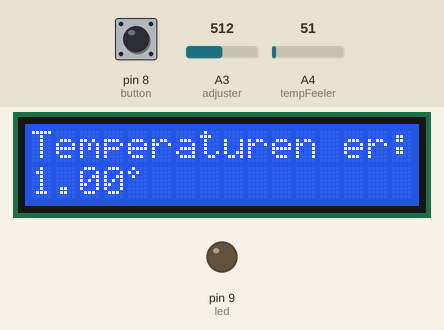
Recording of a sketch running on a simulated Arduino Uno, built with avr-gcc and run on an emulated ATmega328P. Parts: 16×2 character LCD, output pins drawn as LEDs (lit = HIGH). Inputs (shaded band) come from the test bench; at power-on: pin 8 (button) LOW, A4 (tempFeeler) = 51, A3 (adjuster) = 512.

Above: at 1.2 s.
1.3 s: pin 8 (button) pulled HIGH for 0.15 s
At 2.7 s:
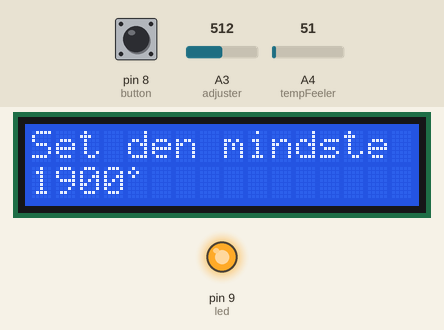
3.0 s: pin 8 (button) pulled HIGH for 1 s
At 5.3 s:
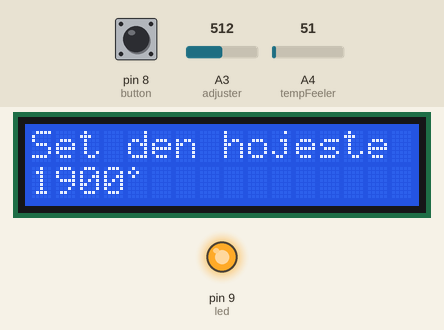
5.6 s: pin 8 (button) pulled HIGH for 0.15 s
At 6.1 s:
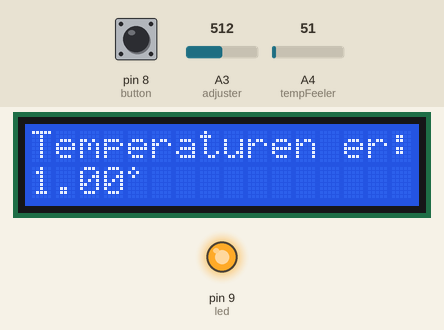
7.3 s: A4 (tempFeeler) set to 61
At 8.0 s:
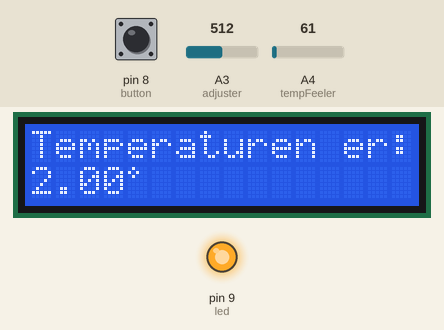
8.9 s: A4 (tempFeeler) set to 86
At 9.9 s:
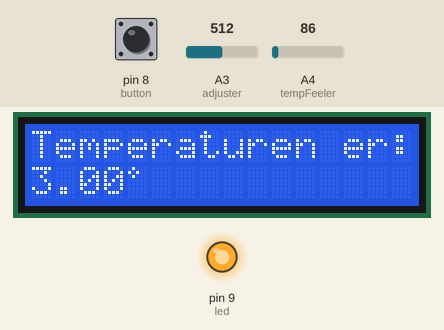
10.4 s: A4 (tempFeeler) set to 112
At 11.5 s:
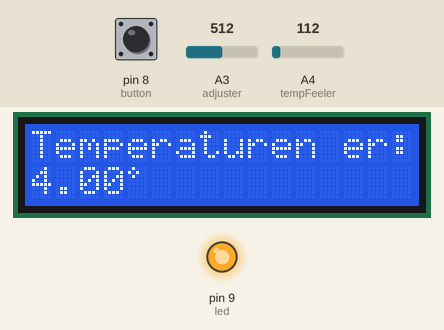
Timing chart, 0 to 12.9 s (numbered marks = the images above; inputs shaded):
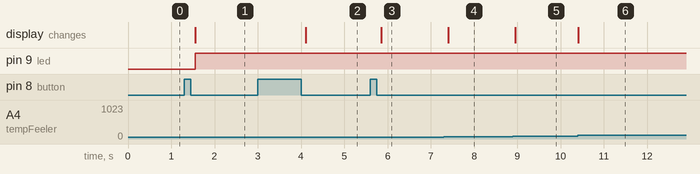

Measured:
- after the input at 1.3 s, pin 9 (led): LOW → HIGH after 0.25 s; the display: changes after 0.25 s (image 1)
- after the input at 3.0 s, the display: changes after 1.1 s (image 2)
- after the input at 5.6 s, the display: changes after 0.25 s (image 3)
- after the input at 7.3 s, the display: changes after 0.11 s (image 4)
- after the input at 8.9 s, the display: changes after 0.06 s (image 5)
- after the input at 10.4 s, the display: changes at once (image 6)

The sketch:

sketch_apr13b.ino
```cpp
//  Our temperature thing

// Load display
#include "LiquidCrystal.h"

// Initialize display
LiquidCrystal lcd(10,11,12,13,14,15,16);

// Inputs
int button = 8;
int adjuster = 3;
int tempFeeler = 4;
int led = 9;

// Variable values
int buttonState = LOW;
int currentScreen = 1;
int adjusterDataMin = 18;
int adjusterDataMax = 20;
int minVal = 0;
int maxVal = 40;
float tempVal;
int ledState = LOW;

// Custom characters
byte degreeChar[8] = {
  B01000,
  B10100,
  B01000,
  B00000,
  B00000,
  B00000,
  B00000,
};

// Screen where temperature is shown
void tempScreen() {
	// Read from the temperature feeler
	tempVal = analogRead(tempFeeler) / 26;

	lcd.print("Temperaturen er:");
	lcd.setCursor(0,1); // Move cursor to other row
	lcd.print(tempVal);
	lcd.write(byte(0));
}

// Minimum emperature changer screen
void minTempScreen(){

	// Get the data from the temperature feeler
	adjusterDataMin = analogRead(adjuster) / 26;

	lcd.print("Set den mindste temperatur:");
	lcd.setCursor(0,1);

	// Fixing a bug where it would print 90.00 instead of 9.00
	// It now prints 09.00
	if(adjusterDataMin < 10){
		lcd.print(0);
	}

	lcd.print(adjusterDataMin);

	minVal = adjusterDataMin;


}

// Maximum temperature screen
void maxTempScreen(){

	// Get the data from the temperature feeler
	adjusterDataMax = analogRead(adjuster) / 26;


	lcd.print("Set den hojeste temperatur:");
	lcd.setCursor(0,1);

	// Fixing a bug where it would print 90.00 instead of 9.00
	// It now prints 09.00
	if(adjusterDataMax < 10){
		lcd.print(0);
	}

	lcd.print(adjusterDataMax);

	maxVal = adjusterDataMax;
}

// Get the LED to light up
void heatAdjust(){
	// The LED is on if it's colder than the minimum temperature
	if(tempVal < minVal){
	    digitalWrite(led, HIGH);
	}

	// It's off if it's hotter than the max temperature
	if(tempVal > maxVal){
	    digitalWrite(led, LOW);
	}

}

// setup
void setup() {
	lcd.createChar(0,degreeChar);

	// Initialize LCD display
	lcd.begin(16,2);
	lcd.setCursor(0,0);

	// Initialize the LED pin
	pinMode(led, OUTPUT);
}

// The main loop
void loop() {


	switch (currentScreen) {
	    case 1:
	      tempScreen();
	      break;
	    case 2:
	      minTempScreen();
	      break;
	    case 3:
	      maxTempScreen();
	      break;
	}

	// Call the heat adjust function
	heatAdjust();

	// Move cursor back
	lcd.setCursor(0,0);

	// Get weather or not the button has been pressed scrubs
	buttonState = digitalRead(button);

	// Check the button
	if(buttonState == HIGH){
		currentScreen++;
	}

	// Change current screen
	if(currentScreen == 4){
		currentScreen = 1;
	}

	// Ducktape for the code
	// The screen isn't as rapid in changing, quack
	while(buttonState == HIGH){
		buttonState = digitalRead(button);
	}

    delay(100);
}
```
